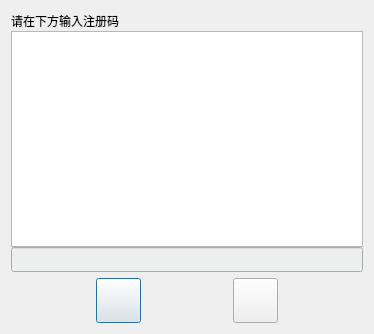
<?xml version="1.0" encoding="UTF-8"?>
<ui version="4.0">
 <class>Dialog</class>
 <widget class="QDialog" name="Dialog">
  <property name="geometry">
   <rect>
    <x>0</x>
    <y>0</y>
    <width>374</width>
    <height>334</height>
   </rect>
  </property>
  <property name="minimumSize">
   <size>
    <width>374</width>
    <height>334</height>
   </size>
  </property>
  <property name="maximumSize">
   <size>
    <width>374</width>
    <height>334</height>
   </size>
  </property>
  <property name="font">
   <font>
    <family>Heiti SC</family>
   </font>
  </property>
  <property name="windowTitle">
   <string>注册</string>
  </property>
  <property name="windowIcon">
   <iconset resource="resources.qrc">
    <normaloff>:/root/resources/image/title_main.png</normaloff>:/root/resources/image/title_main.png</iconset>
  </property>
  <property name="modal">
   <bool>false</bool>
  </property>
  <layout class="QVBoxLayout" name="verticalLayout_2">
   <item>
    <layout class="QVBoxLayout" name="verticalLayout">
     <property name="spacing">
      <number>0</number>
     </property>
     <item>
      <layout class="QHBoxLayout" name="horizontalLayout">
       <item>
        <widget class="QLabel" name="label">
         <property name="text">
          <string>请在下方输入注册码</string>
         </property>
        </widget>
       </item>
       <item>
        <spacer name="horizontalSpacer">
         <property name="orientation">
          <enum>Qt::Horizontal</enum>
         </property>
         <property name="sizeHint" stdset="0">
          <size>
           <width>148</width>
           <height>20</height>
          </size>
         </property>
        </spacer>
       </item>
      </layout>
     </item>
     <item>
      <widget class="QTextEdit" name="textEdit"/>
     </item>
     <item>
      <widget class="QLineEdit" name="lineEdit">
       <property name="styleSheet">
        <string notr="true">background-color: rgb(237, 239, 239);</string>
       </property>
       <property name="readOnly">
        <bool>true</bool>
       </property>
      </widget>
     </item>
    </layout>
   </item>
   <item>
    <layout class="QHBoxLayout" name="horizontalLayout_2">
     <item>
      <spacer name="horizontalSpacer_2">
       <property name="orientation">
        <enum>Qt::Horizontal</enum>
       </property>
       <property name="sizeHint" stdset="0">
        <size>
         <width>38</width>
         <height>20</height>
        </size>
       </property>
      </spacer>
     </item>
     <item>
      <widget class="QPushButton" name="pushButton_2">
       <property name="minimumSize">
        <size>
         <width>45</width>
         <height>45</height>
        </size>
       </property>
       <property name="maximumSize">
        <size>
         <width>45</width>
         <height>45</height>
        </size>
       </property>
       <property name="styleSheet">
        <string notr="true">border-image: url(:/root/resources/image/correct_3.svg);</string>
       </property>
       <property name="text">
        <string/>
       </property>
      </widget>
     </item>
     <item>
      <spacer name="horizontalSpacer_3">
       <property name="orientation">
        <enum>Qt::Horizontal</enum>
       </property>
       <property name="sizeHint" stdset="0">
        <size>
         <width>40</width>
         <height>20</height>
        </size>
       </property>
      </spacer>
     </item>
     <item>
      <widget class="QPushButton" name="pushButton">
       <property name="minimumSize">
        <size>
         <width>45</width>
         <height>45</height>
        </size>
       </property>
       <property name="maximumSize">
        <size>
         <width>45</width>
         <height>45</height>
        </size>
       </property>
       <property name="styleSheet">
        <string notr="true">border-image: url(:/root/resources/image/exit_1.svg);</string>
       </property>
       <property name="text">
        <string/>
       </property>
      </widget>
     </item>
     <item>
      <spacer name="horizontalSpacer_4">
       <property name="orientation">
        <enum>Qt::Horizontal</enum>
       </property>
       <property name="sizeHint" stdset="0">
        <size>
         <width>40</width>
         <height>20</height>
        </size>
       </property>
      </spacer>
     </item>
    </layout>
   </item>
  </layout>
 </widget>
 <resources>
  <include location="resources.qrc"/>
 </resources>
 <connections/>
</ui>
